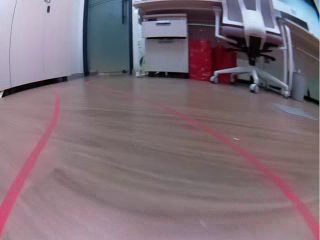
#> input picture frame 19 of OpenCV강좌코드/car_video.avi, 320 x 240 px
$ python 803_move_image.py
#> lines starting #> are read from the running program, lines starting #| are printed output that depends on the picture
import cv2
import numpy as np


cap = cv2.VideoCapture('car_video.avi')
while (cap.isOpened()):
  ret,img = cap.read()
#> img is the input picture: shape (240, 320, 3); mean B, G, R 120.3, 110.9, 126.9
  cv2.imshow('my win',img)
  rows, cols = img.shape[:2]
#> rows = 240; cols = 320
  M = np.float32([[1,0,50],[0,1,50]])
  img_MOVE = cv2.warpAffine(img, M, (cols, rows))
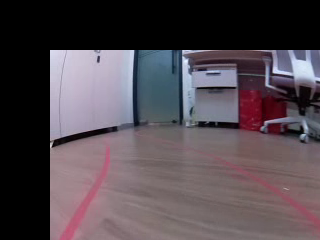
#> img_MOVE: shape (240, 320, 3); mean B, G, R 78.6, 72.2, 81.8
  cv2.imshow('move',img_MOVE)
  if cv2.waitKey(1) & 0xFF == ord('q'):
#> (key q is pressed here)
    break
cap.release()
cv2.destroyAllWindows()

$ run again, starting later in the video
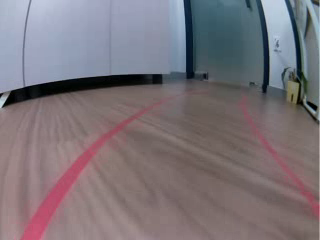
#> input picture frame 85 of OpenCV강좌코드/car_video.avi, 320 x 240 px
#> img is the input picture: shape (240, 320, 3); mean B, G, R 121.2, 115.2, 123.4
#> `img_MOVE = cv2.warpAffine(img, M, (cols, rows))`:
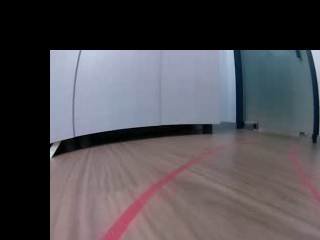
#> img_MOVE: shape (240, 320, 3); mean B, G, R 82.1, 77, 80

$ run again, starting later in the video
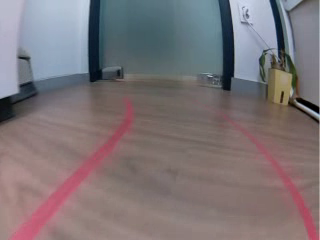
#> input picture frame 152 of OpenCV강좌코드/car_video.avi, 320 x 240 px
#> img is the input picture: shape (240, 320, 3); mean B, G, R 118.8, 115.6, 124.8
#> `img_MOVE = cv2.warpAffine(img, M, (cols, rows))`:
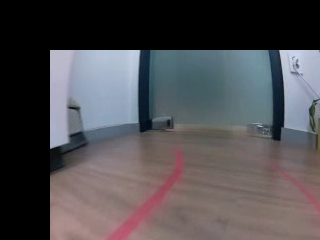
#> img_MOVE: shape (240, 320, 3); mean B, G, R 80.8, 77.4, 79.5
